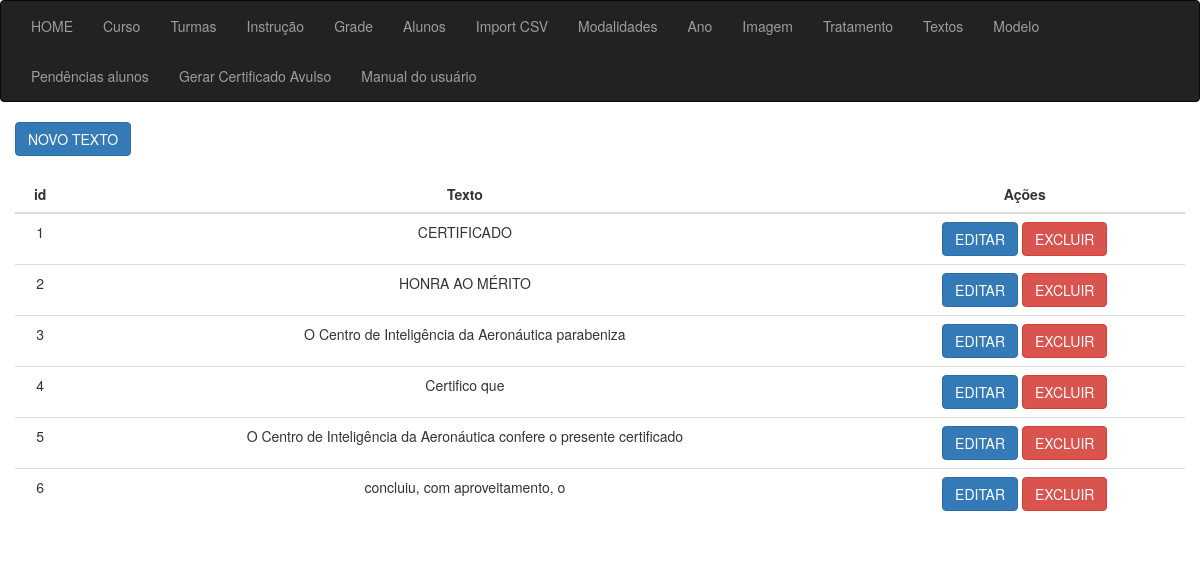
Screenshot of /sgc_texto_lista with the database file from the repository.
### app_cert/models.py (models this page shows, shortened)
class Textos(models.Model):
    id = models.AutoField(primary_key=True)
    texto = models.CharField(max_length=50, verbose_name="Texto", null=True)
    create_at = models.DateTimeField(auto_now_add=True, null=True)
    class Meta:
        verbose_name = 'Texto'
        verbose_name_plural = 'Textos'
        ordering = ['create_at']

### app_cert/views/views_textos.py (the view)
# urls.py: path('sgc_texto_lista', sgc_texto_lista, name="sgc_texto_lista"),
def sgc_texto_lista(request):
    dataset = Textos.objects.all()
    context = {"dataset": dataset}
    return render(request, 'texto/lista.html', context)

### app_cert/templates/texto/lista.html (shortened to what this page needs)
{% extends 'sgc_base.html' %}
{% block content %}
<div class="container">
    <div class="row">
        <div class="col-md-15">
            <a href="{% url 'sgc_texto_novo' %}" class="btn btn-primary">NOVO TEXTO</a>
            <div class="col-8 m-auto pt-4 pb-2 text-center">
                <table class="table">
                    <thead class="thead-dark">
                        <tr>
                            <th style="text-align: center">id</th>
                            <th style="text-align: center">Texto</th>
                            <th style="text-align: center">Ações</th>
                        </tr>
                    </thead>
                    <tbody>
                        {% for data in dataset %}
                        <tr>
                            <td style="text-align: center">{{ data.id }}</td>
                            <td style="text-align: center">{{ data.texto }}</td>
                        <td>
                                <a href="/sgc_texto_editar/{{ data.id }}/" class="btn btn-primary">EDITAR</a>
                                <a href="/sgc_texto_delete/{{ data.id }}/" class="btn btn-danger">EXCLUIR</a>
                            </td>
                        </tr>
                        {% endfor %}
                    </tbody>
                </table>
            </div>
        </div>
    </div>
</div>
{% endblock %}

### rows the page displays
Textos: id "1", texto "CERTIFICADO"
Textos: id "2", texto "HONRA AO MÉRITO"
Textos: id "3", texto "O Centro de Inteligência da Aeronáutica parabeniza"
Textos: id "4", texto "Certifico que"
Textos: id "5", texto "O Centro de Inteligência da Aeronáutica confere o presente certificado"
Textos: id "6", texto "concluiu, com aproveitamento, o"
